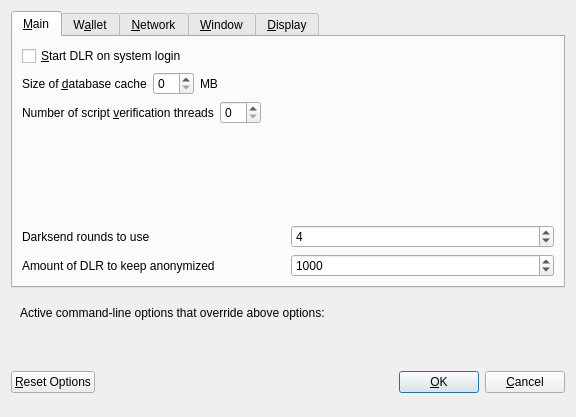
<?xml version="1.0" encoding="UTF-8"?>
<ui version="4.0">
 <class>OptionsDialog</class>
 <widget class="QDialog" name="OptionsDialog">
  <property name="geometry">
   <rect>
    <x>0</x>
    <y>0</y>
    <width>576</width>
    <height>417</height>
   </rect>
  </property>
  <property name="windowTitle">
   <string>Options</string>
  </property>
  <property name="modal">
   <bool>true</bool>
  </property>
  <layout class="QVBoxLayout" name="verticalLayout">
   <item>
    <widget class="QTabWidget" name="tabWidget">
     <property name="currentIndex">
      <number>0</number>
     </property>
     <widget class="QWidget" name="tabMain">
      <attribute name="title">
       <string>&amp;Main</string>
      </attribute>
      <layout class="QVBoxLayout" name="verticalLayout_Main">
       <item>
        <widget class="QCheckBox" name="bitcoinAtStartup">
         <property name="toolTip">
          <string>Automatically start DLR after logging in to the system.</string>
         </property>
         <property name="text">
          <string>&amp;Start DLR on system login</string>
         </property>
        </widget>
       </item>
       <item>
        <layout class="QHBoxLayout" name="horizontalLayout_2_Main">
         <item>
          <widget class="QLabel" name="databaseCacheLabel">
           <property name="text">
            <string>Size of &amp;database cache</string>
           </property>
           <property name="textFormat">
            <enum>Qt::PlainText</enum>
           </property>
           <property name="buddy">
            <cstring>databaseCache</cstring>
           </property>
          </widget>
         </item>
         <item>
          <widget class="QSpinBox" name="databaseCache"/>
         </item>
         <item>
          <widget class="QLabel" name="databaseCacheUnitLabel">
           <property name="text">
            <string>MB</string>
           </property>
           <property name="textFormat">
            <enum>Qt::PlainText</enum>
           </property>
          </widget>
         </item>
         <item>
          <spacer name="horizontalSpacer_2_Main">
           <property name="orientation">
            <enum>Qt::Horizontal</enum>
           </property>
           <property name="sizeHint" stdset="0">
            <size>
             <width>40</width>
             <height>20</height>
            </size>
           </property>
          </spacer>
         </item>
        </layout>
       </item>
       <item>
        <layout class="QHBoxLayout" name="horizontalLayout_3_Main">
         <item>
          <widget class="QLabel" name="threadsScriptVerifLabel">
           <property name="text">
            <string>Number of script &amp;verification threads</string>
           </property>
           <property name="textFormat">
            <enum>Qt::PlainText</enum>
           </property>
           <property name="buddy">
            <cstring>threadsScriptVerif</cstring>
           </property>
          </widget>
         </item>
         <item>
          <widget class="QSpinBox" name="threadsScriptVerif">
           <property name="toolTip">
            <string>(0 = auto, &lt;0 = leave that many cores free)</string>
           </property>
          </widget>
         </item>
         <item>
          <spacer name="horizontalSpacer_3_Main">
           <property name="orientation">
            <enum>Qt::Horizontal</enum>
           </property>
           <property name="sizeHint" stdset="0">
            <size>
             <width>40</width>
             <height>20</height>
            </size>
           </property>
          </spacer>
         </item>
        </layout>
       </item>
       <item>
        <spacer name="verticalSpacer_Main">
         <property name="orientation">
          <enum>Qt::Vertical</enum>
         </property>
         <property name="sizeHint" stdset="0">
          <size>
           <width>20</width>
           <height>40</height>
          </size>
         </property>
        </spacer>
       </item>
       <item>
        <layout class="QHBoxLayout" name="horizontalLayout_4_Main">
         <item>
          <widget class="QLabel" name="label">
           <property name="toolTip">
            <string>This setting determines the amount of individual masternodes that an input will be anonymized through.&lt;br/&gt;More rounds of anonymization gives a higher degree of privacy, but also costs more in fees.</string>
           </property>
           <property name="text">
            <string>Darksend rounds to use</string>
           </property>
          </widget>
         </item>
         <item>
          <widget class="QSpinBox" name="DarksendRounds">
           <property name="minimum">
            <number>2</number>
           </property>
           <property name="maximum">
            <number>8</number>
           </property>
           <property name="value">
            <number>4</number>
           </property>
          </widget>
         </item>
        </layout>
       </item>
       <item>
        <layout class="QHBoxLayout" name="horizontalLayout">
         <item>
          <widget class="QLabel" name="label_2">
           <property name="toolTip">
            <string>This amount acts as a threshold to turn off Darksend once it's reached.</string>
           </property>
           <property name="statusTip">
            <string notr="true"/>
           </property>
           <property name="whatsThis">
            <string notr="true"/>
           </property>
           <property name="accessibleName">
            <string notr="true"/>
           </property>
           <property name="accessibleDescription">
            <string notr="true"/>
           </property>
           <property name="text">
            <string>Amount of DLR to keep anonymized</string>
           </property>
          </widget>
         </item>
         <item>
          <widget class="QSpinBox" name="anonymizeDLR">
           <property name="minimum">
            <number>100</number>
           </property>
           <property name="maximum">
            <number>100000</number>
           </property>
           <property name="singleStep">
            <number>100</number>
           </property>
           <property name="value">
            <number>1000</number>
           </property>
          </widget>
         </item>
        </layout>
       </item>
      </layout>
     </widget>
     <widget class="QWidget" name="tabWallet">
      <attribute name="title">
       <string>W&amp;allet</string>
      </attribute>
      <layout class="QVBoxLayout" name="verticalLayout_Wallet">
       <item>
        <widget class="QGroupBox" name="groupBox">
         <property name="title">
          <string>Expert</string>
         </property>
         <layout class="QVBoxLayout" name="verticalLayout_2">
          <item>
           <widget class="QCheckBox" name="coinControlFeatures">
            <property name="toolTip">
             <string>Whether to show coin control features or not.</string>
            </property>
            <property name="text">
             <string>Enable coin &amp;control features</string>
            </property>
           </widget>
          </item>
          <item>
           <widget class="QCheckBox" name="showMasternodesTab">
            <property name="toolTip">
             <string>Show additional tab listing all your masternodes in first sub-tab&lt;br/&gt;and all masternodes on the network in second sub-tab.</string>
            </property>
            <property name="text">
             <string>Show Masternodes Tab</string>
            </property>
           </widget>
          </item>
          <item>
           <widget class="QCheckBox" name="spendZeroConfChange">
            <property name="toolTip">
             <string>If you disable the spending of unconfirmed change, the change from a transaction&lt;br/&gt;cannot be used until that transaction has at least one confirmation.&lt;br/&gt;This also affects how your balance is computed.</string>
            </property>
            <property name="text">
             <string>&amp;Spend unconfirmed change</string>
            </property>
           </widget>
          </item>
         </layout>
        </widget>
       </item>
       <item>
        <spacer name="verticalSpacer_Wallet">
         <property name="orientation">
          <enum>Qt::Vertical</enum>
         </property>
         <property name="sizeHint" stdset="0">
          <size>
           <width>20</width>
           <height>40</height>
          </size>
         </property>
        </spacer>
       </item>
      </layout>
     </widget>
     <widget class="QWidget" name="tabNetwork">
      <attribute name="title">
       <string>&amp;Network</string>
      </attribute>
      <layout class="QVBoxLayout" name="verticalLayout_Network">
       <item>
        <widget class="QCheckBox" name="mapPortUpnp">
         <property name="toolTip">
          <string>Automatically open the DLR client port on the router. This only works when your router supports UPnP and it is enabled.</string>
         </property>
         <property name="text">
          <string>Map port using &amp;UPnP</string>
         </property>
        </widget>
       </item>
       <item>
        <widget class="QCheckBox" name="allowIncoming">
         <property name="toolTip">
          <string>Accept connections from outside</string>
         </property>
         <property name="text">
          <string>Allow incoming connections</string>
         </property>
        </widget>
       </item>
       <item>
        <widget class="QCheckBox" name="connectSocks">
         <property name="toolTip">
          <string>Connect to the DLR network through a SOCKS5 proxy.</string>
         </property>
         <property name="text">
          <string>&amp;Connect through SOCKS5 proxy (default proxy):</string>
         </property>
        </widget>
       </item>
       <item>
        <layout class="QHBoxLayout" name="horizontalLayout_1_Network">
         <item>
          <widget class="QLabel" name="proxyIpLabel">
           <property name="text">
            <string>Proxy &amp;IP:</string>
           </property>
           <property name="textFormat">
            <enum>Qt::PlainText</enum>
           </property>
           <property name="buddy">
            <cstring>proxyIp</cstring>
           </property>
          </widget>
         </item>
         <item>
          <widget class="QValidatedLineEdit" name="proxyIp">
           <property name="minimumSize">
            <size>
             <width>140</width>
             <height>0</height>
            </size>
           </property>
           <property name="maximumSize">
            <size>
             <width>140</width>
             <height>16777215</height>
            </size>
           </property>
           <property name="toolTip">
            <string>IP address of the proxy (e.g. IPv4: 127.0.0.1 / IPv6: ::1)</string>
           </property>
          </widget>
         </item>
         <item>
          <widget class="QLabel" name="proxyPortLabel">
           <property name="text">
            <string>&amp;Port:</string>
           </property>
           <property name="textFormat">
            <enum>Qt::PlainText</enum>
           </property>
           <property name="buddy">
            <cstring>proxyPort</cstring>
           </property>
          </widget>
         </item>
         <item>
          <widget class="QLineEdit" name="proxyPort">
           <property name="minimumSize">
            <size>
             <width>55</width>
             <height>0</height>
            </size>
           </property>
           <property name="maximumSize">
            <size>
             <width>55</width>
             <height>16777215</height>
            </size>
           </property>
           <property name="toolTip">
            <string>Port of the proxy (e.g. 9050)</string>
           </property>
          </widget>
         </item>
         <item>
          <spacer name="horizontalSpacer_1_Network">
           <property name="orientation">
            <enum>Qt::Horizontal</enum>
           </property>
           <property name="sizeHint" stdset="0">
            <size>
             <width>40</width>
             <height>20</height>
            </size>
           </property>
          </spacer>
         </item>
        </layout>
       </item>
       <item>
        <spacer name="verticalSpacer_Network">
         <property name="orientation">
          <enum>Qt::Vertical</enum>
         </property>
         <property name="sizeHint" stdset="0">
          <size>
           <width>20</width>
           <height>40</height>
          </size>
         </property>
        </spacer>
       </item>
      </layout>
     </widget>
     <widget class="QWidget" name="tabWindow">
      <attribute name="title">
       <string>&amp;Window</string>
      </attribute>
      <layout class="QVBoxLayout" name="verticalLayout_Window">
       <item>
        <widget class="QCheckBox" name="minimizeToTray">
         <property name="toolTip">
          <string>Show only a tray icon after minimizing the window.</string>
         </property>
         <property name="text">
          <string>&amp;Minimize to the tray instead of the taskbar</string>
         </property>
        </widget>
       </item>
       <item>
        <widget class="QCheckBox" name="minimizeOnClose">
         <property name="toolTip">
          <string>Minimize instead of exit the application when the window is closed. When this option is enabled, the application will be closed only after selecting Quit in the menu.</string>
         </property>
         <property name="text">
          <string>M&amp;inimize on close</string>
         </property>
        </widget>
       </item>
       <item>
        <spacer name="verticalSpacer_Window">
         <property name="orientation">
          <enum>Qt::Vertical</enum>
         </property>
         <property name="sizeHint" stdset="0">
          <size>
           <width>20</width>
           <height>40</height>
          </size>
         </property>
        </spacer>
       </item>
      </layout>
     </widget>
     <widget class="QWidget" name="tabDisplay">
      <attribute name="title">
       <string>&amp;Display</string>
      </attribute>
      <layout class="QVBoxLayout" name="verticalLayout_Display">
       <item>
        <layout class="QHBoxLayout" name="horizontalLayout_1_Display">
         <item>
          <widget class="QLabel" name="langLabel">
           <property name="text">
            <string>User Interface &amp;language:</string>
           </property>
           <property name="textFormat">
            <enum>Qt::PlainText</enum>
           </property>
           <property name="buddy">
            <cstring>lang</cstring>
           </property>
          </widget>
         </item>
         <item>
          <widget class="QValueComboBox" name="lang">
           <property name="toolTip">
            <string>The user interface language can be set here. This setting will take effect after restarting DLR.</string>
           </property>
          </widget>
         </item>
        </layout>
       </item>
       <item>
        <widget class="QLabel" name="label_3">
         <property name="toolTip">
          <string notr="true"/>
         </property>
         <property name="statusTip">
          <string notr="true"/>
         </property>
         <property name="whatsThis">
          <string notr="true"/>
         </property>
         <property name="accessibleName">
          <string notr="true"/>
         </property>
         <property name="text">
          <string>Language missing or translation incomplete? Help contributing translations here:
https://www.transifex.com/delor-project/delor-project-translations</string>
         </property>
         <property name="wordWrap">
          <bool>true</bool>
         </property>
         <property name="openExternalLinks">
          <bool>true</bool>
         </property>
         <property name="textInteractionFlags">
          <set>Qt::TextBrowserInteraction</set>
         </property>
        </widget>
       </item>
       <item>
        <layout class="QHBoxLayout" name="horizontalLayout_4_Display" stretch="0,0">
         <item>
          <widget class="QLabel" name="themeLabel">
           <property name="text">
            <string>User Interface Theme:</string>
           </property>
          </widget>
         </item>
         <item>
          <widget class="QValueComboBox" name="theme"/>
         </item>
        </layout>
       </item>
       <item>
        <widget class="Line" name="line">
         <property name="orientation">
          <enum>Qt::Horizontal</enum>
         </property>
        </widget>
       </item>
       <item>
        <layout class="QHBoxLayout" name="horizontalLayout_2_Display">
         <item>
          <widget class="QLabel" name="unitLabel">
           <property name="text">
            <string>&amp;Unit to show amounts in:</string>
           </property>
           <property name="textFormat">
            <enum>Qt::PlainText</enum>
           </property>
           <property name="buddy">
            <cstring>unit</cstring>
           </property>
          </widget>
         </item>
         <item>
          <widget class="QValueComboBox" name="unit">
           <property name="toolTip">
            <string>Choose the default subdivision unit to show in the interface and when sending coins.</string>
           </property>
          </widget>
         </item>
        </layout>
       </item>
       <item>
        <layout class="QHBoxLayout" name="horizontalLayout_5_Display">
         <item>
          <widget class="QLabel" name="digitsLabel">
           <property name="text">
            <string>Decimal digits</string>
           </property>
          </widget>
         </item>
         <item>
          <widget class="QValueComboBox" name="digits"/>
         </item>
        </layout>
       </item>
       <item>
        <layout class="QHBoxLayout" name="horizontalLayout_3_Display">
         <item>
          <widget class="QLabel" name="thirdPartyTxUrlsLabel">
           <property name="toolTip">
            <string>Third party URLs (e.g. a block explorer) that appear in the transactions tab as context menu items. %s in the URL is replaced by transaction hash. Multiple URLs are separated by vertical bar |.</string>
           </property>
           <property name="text">
            <string>Third party transaction URLs</string>
           </property>
           <property name="buddy">
            <cstring>thirdPartyTxUrls</cstring>
           </property>
          </widget>
         </item>
         <item>
          <widget class="QLineEdit" name="thirdPartyTxUrls">
           <property name="toolTip">
            <string>Third party URLs (e.g. a block explorer) that appear in the transactions tab as context menu items. %s in the URL is replaced by transaction hash. Multiple URLs are separated by vertical bar |.</string>
           </property>
          </widget>
         </item>
        </layout>
       </item>
       <item>
        <spacer name="verticalSpacer">
         <property name="orientation">
          <enum>Qt::Vertical</enum>
         </property>
         <property name="sizeHint" stdset="0">
          <size>
           <width>20</width>
           <height>40</height>
          </size>
         </property>
        </spacer>
       </item>
      </layout>
     </widget>
    </widget>
   </item>
   <item>
    <widget class="QFrame" name="frame">
     <layout class="QVBoxLayout" name="verticalLayout_Bottom">
      <item>
       <layout class="QHBoxLayout" name="horizontalLayout_Bottom">
        <item>
         <widget class="QLabel" name="overriddenByCommandLineInfoLabel">
          <property name="text">
           <string>Active command-line options that override above options:</string>
          </property>
          <property name="textFormat">
           <enum>Qt::PlainText</enum>
          </property>
         </widget>
        </item>
        <item>
         <spacer name="horizontalSpacer_Bottom">
          <property name="orientation">
           <enum>Qt::Horizontal</enum>
          </property>
          <property name="sizeHint" stdset="0">
           <size>
            <width>40</width>
            <height>20</height>
           </size>
          </property>
         </spacer>
        </item>
       </layout>
      </item>
      <item>
       <widget class="QLabel" name="overriddenByCommandLineLabel">
        <property name="text">
         <string/>
        </property>
        <property name="textFormat">
         <enum>Qt::PlainText</enum>
        </property>
        <property name="wordWrap">
         <bool>true</bool>
        </property>
       </widget>
      </item>
     </layout>
    </widget>
   </item>
   <item>
    <layout class="QHBoxLayout" name="horizontalLayout_Buttons">
     <item>
      <widget class="QPushButton" name="resetButton">
       <property name="toolTip">
        <string>Reset all client options to default.</string>
       </property>
       <property name="text">
        <string>&amp;Reset Options</string>
       </property>
       <property name="autoDefault">
        <bool>false</bool>
       </property>
      </widget>
     </item>
     <item>
      <spacer name="horizontalSpacer_1">
       <property name="orientation">
        <enum>Qt::Horizontal</enum>
       </property>
       <property name="sizeHint" stdset="0">
        <size>
         <width>40</width>
         <height>48</height>
        </size>
       </property>
      </spacer>
     </item>
     <item>
      <widget class="QLabel" name="statusLabel">
       <property name="minimumSize">
        <size>
         <width>200</width>
         <height>0</height>
        </size>
       </property>
       <property name="font">
        <font>
         <weight>75</weight>
         <bold>true</bold>
        </font>
       </property>
       <property name="text">
        <string/>
       </property>
       <property name="textFormat">
        <enum>Qt::PlainText</enum>
       </property>
       <property name="wordWrap">
        <bool>true</bool>
       </property>
      </widget>
     </item>
     <item>
      <spacer name="horizontalSpacer_2">
       <property name="orientation">
        <enum>Qt::Horizontal</enum>
       </property>
       <property name="sizeHint" stdset="0">
        <size>
         <width>40</width>
         <height>48</height>
        </size>
       </property>
      </spacer>
     </item>
     <item>
      <widget class="QPushButton" name="okButton">
       <property name="text">
        <string>&amp;OK</string>
       </property>
       <property name="autoDefault">
        <bool>false</bool>
       </property>
       <property name="default">
        <bool>true</bool>
       </property>
      </widget>
     </item>
     <item>
      <widget class="QPushButton" name="cancelButton">
       <property name="text">
        <string>&amp;Cancel</string>
       </property>
       <property name="autoDefault">
        <bool>false</bool>
       </property>
      </widget>
     </item>
    </layout>
   </item>
  </layout>
 </widget>
 <customwidgets>
  <customwidget>
   <class>QValidatedLineEdit</class>
   <extends>QLineEdit</extends>
   <header>qvalidatedlineedit.h</header>
  </customwidget>
  <customwidget>
   <class>QValueComboBox</class>
   <extends>QComboBox</extends>
   <header>qvaluecombobox.h</header>
  </customwidget>
 </customwidgets>
 <resources/>
 <connections/>
</ui>
